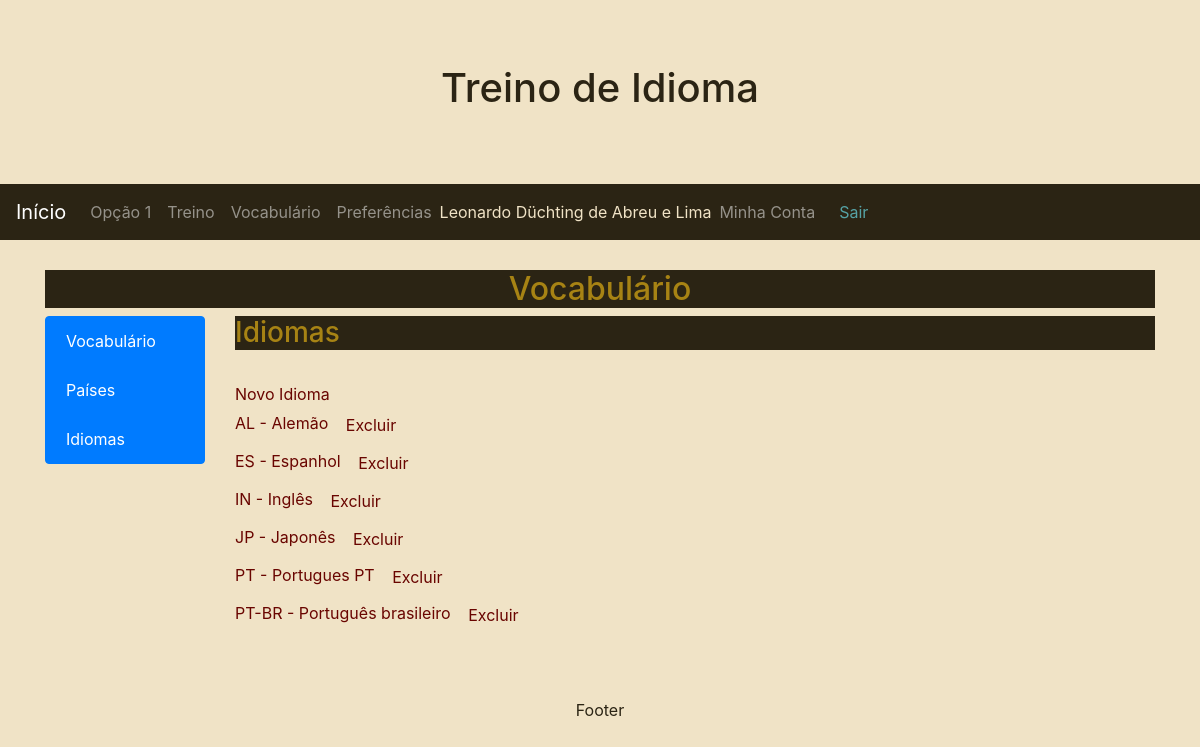
Page /Wortschatz/Sprachliste/ (signed in) on the committed database.
### Zugriff/models.py (models this page shows, shortened)
class User(AbstractBaseUser, PermissionsMixin):
    username = models.CharField(
        'Apelido/Usuário', max_length = 30, unique=True, validators = [
            validators.RegexValidator(re.compile('^[\w.@+-]+$'),
            'Informe um nome de usuário válido. '
            'Este valor deve conter apenas letras e números. '
            'e os Caracteres: @/./+/-/_ .',
            'invalid'
            )
        ], help_text = 'Um nome curto que será usado para identificá-lo de forma única na plataforma'
    )
    name        = models.CharField('Nome', max_length=100)
    email       = models.EmailField('E-mail', unique=True)
    is_staff    = models.BooleanField('Equipe', default=False)
    is_active   = models.BooleanField('Ativo', default=True)
    date_joined = models.DateTimeField('Data de Entrada', auto_now_add=True)
    USERNAME_FIELD = 'username'
    REQUIRED_FIELDS = ['email']
    objects = UserManager()
    def __str__(self):
        return self.name or self.username
    class Meta:
        verbose_name = 'Usuário'
        verbose_name_plural = 'Usuários'

### Wortschatz/models.py (models this page shows, shortened)
class Sprache(models.Model):
    name  = models.CharField('Nome', max_length = 100, unique=True)
    slug  = models.SlugField('Abreviatura', max_length = 7, unique=True)
    lands = models.ManyToManyField(Land, through='Land_Sprache', verbose_name="Países")
    created = models.DateTimeField('Criado em', auto_now_add=True, null=True)
    modified = models.DateTimeField('Modificado em', auto_now=True, null=True)
    class Meta:
        verbose_name = 'Idioma'
        verbose_name_plural = 'Idiomas'
        ordering = ['name', 'slug', 'created', 'modified']

### Wortschatz/views.py (the view)
# urls.py: path('Sprachliste/', SprachlisteListView.as_view(), name='Sprachliste'),
class SprachlisteListView(LoginRequiredMixin, ListView):
    model = Sprache
    template_name = 'Wortschatz/Sprachliste.html'

### Wortschatz/templates/Wortschatz/Sprachliste.html (shortened to what this page needs)
{% extends "Wortschatz/index.html" %}
{% block Wortschatz_Inhalt %}
<header>
  <h3>Idiomas</h3>
</header>
<section>
  <br/><a href=" {% url 'Wortschatz:neuesSprache' %} ">Novo Idioma</a>
  {% if object_list %}
    {% for Sprache in object_list %}
      <br/><a href="{% url 'Wortschatz:Sprachewechseln' Sprache.slug %}">{{Sprache.slug}} - {{Sprache.name}}</a> <a href="{% url 'Wortschatz:Spracheloschen' Sprache.slug %}" class="btn btn-default" role="button">Excluir</a>
    {% endfor %}
  {% endif %}
</section>
{% endblock %}

### Basis/templates/Basis.html (shortened to what this page needs)
{% load static %}
<!DOCTYPE html>
<html lang="pt-br">
<head>
<link rel="stylesheet" href="https://maxcdn.bootstrapcdn.com/bootstrap/4.1.0/css/bootstrap.min.css">
  <link rel="stylesheet" href="{% static 'Stil/Stil.css' %}" />
</head>
<body>
<div class="jumbotron text-center" style="margin-bottom:0">
  <h1>Treino de Idioma</h1>
</div>
<nav class="navbar navbar-expand-sm navbar-dark">
  <a class="navbar-brand" href="{% url 'index' %}">Início</a>
  <div class="collapse navbar-collapse" id="collapsibleNavbar">
    <ul class="navbar-nav">
      <li class="nav-item">
        <a class="nav-link" href="#">Opção 1</a>
      </li>
      <li class="nav-item">
        <a class="nav-link" href="{% url 'ausbildung:index' %}">Treino</a>
      </li>
  {% if user.is_authenticated %}
      <li class="nav-item">
        <a class="nav-link" href=" {% url 'Wortschatz:index' %}">Vocabulário</a>
      </li>
      <li class="nav-item">
        <a class="nav-link" href=" {% url 'Wortschatz:Benutzervorgabenechseln' %} ">Preferências</a>
      </li>
    </ul>
    <div class="nav-item">
        <span class="nav-brand glyphicon glyphicon-log-in">{{user}}</span>
    </div>
    <div class="">
      <ul class="navbar-nav">
        <li class="nav-item">
          <a class="nav-link" href="{% url 'Zugriff:index' %}">Minha Conta</a>
        </li>
      </ul>
    </div>
    <div class="nav-item">
        <a id="logout" class="nav-link" href="{% url 'Zugriff:logout' %}">Sair</a>
  {% endif %}
    </div>
  </div>
</nav>
<div class="container margin-top" style="margin-top:30px">
 {% block Inhalt %}
 {% endblock %}
</div>
<div class="jumbotron text-center" style="margin-bottom:0">
  <p>Footer</p>
</div>
</body>
</html>

### Basis/static/Stil/Stil.css (style rules this page uses)
body { background-image: url('../Bilder/Hintergrund.png'); background-repeat: no-repeat; background-size: 100% auto; background-color: #f0e3c6; color: #2b2414; }
body a { color: #690500; }
.jumbotron { background: none; color: #2b2414; }
nav { background-color: #2b2414; color: #f0e3c6; }
nav a { color: #56a3a6; }
header { background-color: #2b2414; color: #a78314; }

### rows in the picture
User: name "Leonardo Düchting de Abreu e Lima"
Sprache: slug "AL", name "Alemão"
Sprache: slug "ES", name "Espanhol"
Sprache: slug "IN", name "Inglês"
Sprache: slug "JP", name "Japonês"
Sprache: slug "PT", name "Portugues PT"
Sprache: slug "PT-BR", name "Português brasileiro"
